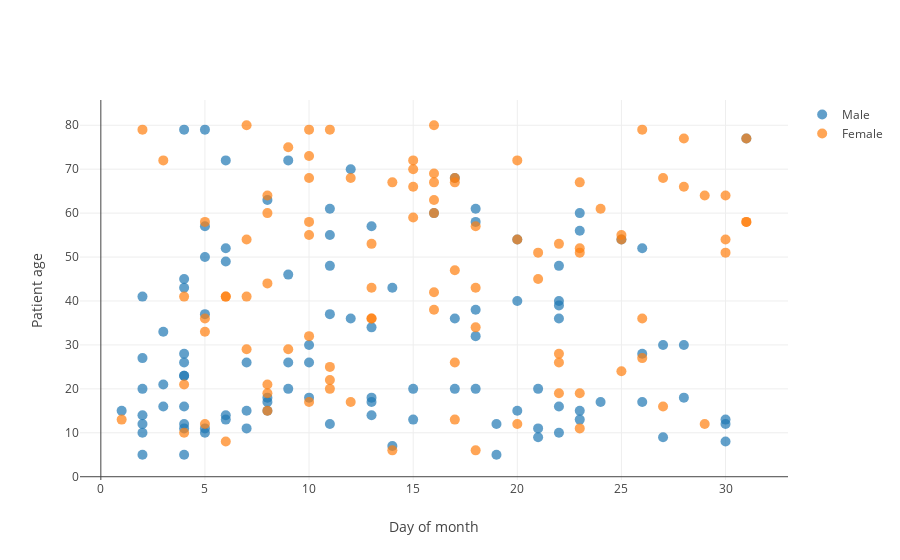

Notebook code cell kept with this figure:
### Code cell
subset = data.sample(200)

male = subset[ subset['sex']=='Male' ]
female = subset[ subset['sex']=='Female']

trace1 = go.Scatter(x=male['day'], y=male['age'], text=male['narr'],
               mode='markers',
               marker={'size': 10, 'opacity': 0.7},
               name='Male')
trace2 = go.Scatter(x=female['day'], y=female['age'], text=female['narr'],
               mode='markers',
               marker={'size': 10, 'opacity': 0.7},
               name='Female')

layout = go.Layout(xaxis={'title':'Day of month'},
                   yaxis={'title':'Patient age'},
                   hovermode='closest')

fig = go.Figure(data=[trace1, trace2], layout=layout)

iplot(fig)

### Figure 1 — Plotly figure (JSON) as saved in the notebook; plotly's stock layout.template omitted (floating-point values rounded to 4 significant figures)
{"data": [{"marker": {"opacity": 0.7, "size": 10}, "mode": "markers", "name": "Male", "text": ["12YOM WAS PLAYING BASKETBALL WHEN HE LANDED FUNNY INJURING HIS RIGHT KNEE; PATELLAR DISLOCATION", "79 YOM FROM NURSING FACILITY WITH FALL OUT OF BED STRIKING HIS HEAD AND INJURING HIS CHEST DX PNEUMOTHORAX", "50YM ACC CUT FINGER TIP ON A KNIFE, +BLD CTRL'D >>AVULSION LAC", "54 YO M SUSTAINED CUT ON FINGER S/P SLIPPED WHILE USING A KNIFE DX FING ER LAC", "20 YOM CLIPPED BY CAR ON HIS BIKE SUST CONT MULT CONT ESPECIALLY TO KNE ES", null, "49 YM STOOD UP FROM BED TO USE RESTROOM, LEG FELT LIKE RUBBER AND PT FELL. DX LEG PAIN", null, "15YOM WAS PLAYING BASKETBALL WHEN HE WENT UP TO BLOCK THE BALL & FELL D OWN ON HIS LEFT ARM DX: CLOSED FRACTURE OF LEFT DISTAL RADIUS", null, null, "43YOM WAS MOVING KITCHEN TOOLS AROUND WHILE PICKING UP A CUTTING BOARD WHEN HE RUBBED HAND AGAINST A KNIFE & CUT HAND DX: HAND LACERATION", "18-YOM FELL DOWN STAIRS AT DORM, TOO INTOXICATED TO GIVE HISTORY.  DX: ETOH ABUSE W/INTOX, CLOSED HEAD INJURY, CLOSE FX OF NASAL BONE, FACIAL", "60YOM INJ.RT.WRIST WHEN HIKING IN MTS. & TRIPPED & FELL ONTO WRIST. DX; RT. WRIST SPRAIN.", "27YOM PAIN TO R INDEX FINGER WHEN PLAYING BASKETBALL / FINGER DISLOCATION", "13 YOM ELBOWED IN LT UPPER SCALP AREA DURING BASKETBALL PRACTICE DX HEA D INJ, CONCUSSION", "57YOM AT HOME STS FELL FROM BED ONTO FLOOR NECK HURTS DX NECK PAIN STRAIN", "43YM ACC ELBOWED TO CHEST PLAYING BASKETBALL&LATER FELL OFF A *** NOW C WORSENING CWP>>MS/CONTS", null, null, null, null, "63 YR OLD MALE TAKING SHOWER AND DEVELOPED CHEST PAIN AND PALPITATIONS; V TACH", "7YOM RUNNING AT SCHOOL PLAYGROUND AND SLIPPED, FELL WITH GROIN STRIKING CONCRETE WALL DX PENIS BRUISING /", "15YOM WAS AT BASKETBALL PRACTICE WHEN HE HAD A SEIZURE AND FELL ONTO HIS RIGHT ARM AND FACE; FACIAL CONTUSION, ELBOW LACERATION, SEIZURE", null, "48YOM SUSTAINED LACERATION TO LEFT INDEX FINGER W/ KITCHEN KNIFE DX: LA CERATION OF FINGER", null, null, "37 YO M PT WAS ROLLING OVER IN BED TWISTED HIS NECK PAINFUL DX STRAIN NECK", null, null, "60 YOM INJURED SHOULDER,HIP,FELL ONTO FLOOR AT HOME. DX-FALL AT HOME, ACUTE LEFT SHOULDER PAIN,LEFT HIP PAIN", null, "72 YOM FELL DOWN A FLIGHT OF WOODEN STAIRS C/O HEAD AND BACK PAIN DX SU BARACHNOID AND SUBDURAL HEMORRHAGE", null, null, "17YM PLAYING BASKETBALL, JUMPED UP&ROLLED ANKLE UPON LANDING >>SPRAIN", "20 YOM. VOMITING AFTER SLIPPED ON THE TILE FLOOR HITTING HIS HEAD. DX: HEAD TRAUMA", "52YM FELL OUT OF BED TO CARPETED FLOOR LANDING ONTO SHOULDER >>PAIN", "16YOM PLAYING BASKETBALL W/ FRIENDS, TRIPPED, FELL ON BROKEN GLASS ON THE COURT, LG. LAC. ELBOW           DX: LAC. ELBOW 7 CM", "15 YO M CUT FINGER IN KITCHEN AT HOME WHEN CUTTING AN ORANGE W/ A KNIFE . DX: R FINGER LAC", null, "72YM T'D&F IN THE BR STRIKING SHOULDER ONTO A WALL >>MS/CONTS", null, null, "11YOM WAS AT *** AND SLAMMED LEFT THIRD FINGER IN WOODEN BATHROOMENTRAN CE DOOR, WRAPPED IN NAPKINSM BROUGHT TO ER, LT PHALANX FX;", null, null, null, "30YOM W/GF, W/ACUTE N/V/D, ,BECAME VERY WEAK, FELL DN 7-8 STEPS LAST NI GHT,HE HAD LOC FOR FEW SECS, DOES NOT SHOW TRAUMA TO HD DX CHI, IE", "CONT LOW LEG 57YOM HIT SHIN ON FRONT PORCH STEP AT HOME DX: CONT SHIN", "18 YO M PT WAS OPENING A BOX WITH A KNIFE CUTTING HIS RT INDEX FINGER DX LACERATION 2CM RT INDEX FINGER", "17 YOM WAS PLAYING BASKETBALL WITH FRIENDS. WENT UP TO BLOCK A SHOT AND CAME DOWN AND ROLLED ANKLE. DX: EVULSION FRACTURE DISTAL TIP FIBULA", "21 YOM HX OF SURGERY TO R WRST IN PAST, PLAYING BASKETBALL LAST NIGHT A ND C/O PAIN. DX R WRIST SPRAIN/", null, "10 YOM SWEEPING BASEMENT STAIRS TOOK A STEP BACK AND  FELL DOWN THE STA IRS CAUGHT SELF W/OUTSTRETCHED HAND DX RADIAL FRACTURE", null, "46 YO M PT WAS RIDING BICYCLE WHEN STRUCK BY A VEHICLE GOING FAST PT HIT WINDSHIELD WITH HEAD,+LOC. DX CHI ADMIT", "EFFUSION R KNEE/28YOWM HAS BEEN RUNNING ALOT RECENTLY & KNEE BEGAN TO S WELL 3 DAYS AGO.", "48 YOM FELL TO FLOOR WHEN HE WAS DANCING AT CHRISTMAS PARTY AT  NURSI NG HOME. HIT HEAD ON FLOOR CONTUSION OF HEAD.", null, "20 YOM WAS IN THE DESERT HIKING YETERDAY, TODAY NOTICED ANKLE WAS TENDER & SWOLLEN. NOT SURE WHAT HAPPENED.   DX CELLULITIS OF LEG", null, "+40 YOM FELL DOWN STAIRS AND HIT HEAD DX CERVICAL STRAIN, MINOR HEAD INJURY", null, "38YOM STS SEEN HERE FOR RSHLDER DISLOCATION,TODAY DISLOCATED R SHLDER AGAIN WHEN HE ROLLED OVER IN BED X1 HR AGO DX SHLDER DISLOCATION R, I E", null, null, null, "11 YOM CUT HIS LT. MIDDLE FINGER ON A POCKET - KNIFE - LAC. DX; FINGER LAC.", "17 YO M C/O 1 DAY HX OF RT ANKLE PAIN WAS PLAYING BASKETBALL AT SCHOOL TWISTED ANKLE DX ANKLE SPRAIN", null, null, "28YOM LAC TO L THUMB WHEN FIXING A DOOR AND KNIFE SLIPPED. / FINGER LAC", null, null, "11 YOM RIDING BIKE STANDING UP FELL LANDED ON THUMB AND WRIST DX THUMB SPRAIN", "18 YOM. SYNCOPAL EPISODE,STRUCK THE BATHTUB HITTING PT'S FOREHEAD. DX: LAC", "16 YO M PLAYING BASKETBALL INJURED FOOT SPRAIN FOOT", "20YOM TWISTED LT KNEE ON STAIRS LAST NIGHT C/O PAIN.  DX; LT KNEE SPRAI N", null, null, null, "26 YO M PT GOT HIS FIN\\GER CAUGHT IN BICYCLE CHAIN DX AMPUTATION LT INDEX DFINGER TIP", null, null, "77 YR OLD MALE FELL DOWN FLIGHT OF STEPS AT CIVIC CENTER WITH SUBDURAL HEMATOMA,SUBARACHNOID HEMORRHAGE,RIB FX'S AND LAC SCALP", "10YOM WITH LACERATION TO FOREHEAD AFTER FALLING WHILE PLAYING BASKETBAL L DX LACERATION*", "15YM WALKING DOWN STAIRS, TRIPPED OVER THE LEG OF HIS PANTS&FELL HITTIN G FACE>>LIP LAC", "12YOM WAS PLAYING BASKETBALL 2 DAYS AGO WHEN HE LANDED FUNNY AND HAD SUDDEN LEFT KNEE PAIN; KNEE FRACTURE", "23 YOM WAS HIT WHILE RUNNING DOWN FIELD PLAYING FOOTBALL. DX:  CLOSED HEAD INJURY.", null, "36 YOM FOREARM PAIN X 1 MONTH. WAH HAMMERING HARD TILE FLOORS AT FRIEND HOUSE, NOW HAS CONSTANT PAIN. DX BURSIITS", null, null, "18 YO M C/O RT ANKLE PAIN SINCE YESTERDAY WAS PLAYING BASKETBALL TWISTE D ANKE DX ANKLE SPRAIN", "68YOM CUT FINGER TIP WHILE CUTTING ONIONS AT HOME. REPAIRED W/ ***DX: F INGER LACERATION", null, null, null, "56YOM WAS TURNING IN BED WHEN HE STRUCK THE CORNER OF NIGHTSTAND W/ FAC E DX: FACE PAIN", "LEFT RING FINGER LACERATION. 26 YOM LACERATED HIS FINGER WHILE USING A KNIFE."], "type": "scatter", "x": [4, 4, 5, 20, 15, 3, 6, 4, 7, 4, 19, 14, 8, 23, 2, 6, 13, 4, 2, 18, 12, 9, 8, 14, 8, 2, 11, 21, 18, 5, 6, 30, 16, 11, 6, 2, 24, 26, 21, 26, 4, 1, 11, 9, 13, 19, 21, 15, 5, 20, 27, 5, 10, 8, 3, 10, 5, 6, 9, 26, 22, 17, 18, 18, 22, 30, 18, 4, 9, 11, 7, 13, 2, 23, 4, 11, 4, 5, 13, 22, 2, 13, 28, 2, 7, 20, 12, 31, 22, 23, 30, 4, 25, 17, 22, 4, 28, 17, 22, 27, 3, 23, 10], "y": [12, 79, 50, 54, 20, 16, 49, 45, 15, 23, 12, 43, 18, 60, 27, 13, 57, 43, 41, 61, 36, 26, 63, 7, 15, 12, 48, 9, 32, 37, 14, 8, 60, 61, 72, 14, 17, 17, 20, 52, 16, 15, 55, 72, 14, 5, 11, 13, 79, 40, 30, 57, 18, 17, 21, 30, 10, 52, 46, 28, 48, 20, 20, 58, 40, 13, 38, 5, 20, 37, 11, 17, 10, 13, 28, 12, 11, 11, 18, 16, 20, 34, 30, 5, 26, 15, 70, 77, 10, 15, 12, 23, 54, 36, 36, 26, 18, 68, 39, 9, 33, 56, 26]}, {"marker": {"opacity": 0.7, "size": 10}, "mode": "markers", "name": "Female", "text": ["68 YOF FELL OFF BED AT HOME WHILE TRYING TO TRANSFER TO WHEELCHAIR NO I 8NJURY TRANSFERED FOR OTHER MEDICAL REASONS DX FALL NO INJURY", null, null, "22 YO F S/P FALL FROM 1 STEP AND HIT HER CHIN ON THE GROUND ADMITTED TO ETOH USE BAL 177 DX LAC HEAD INJ", null, "53 YO F C/O LOWER BACK PAIN PASSING TO RT LEG SINCE YESTERDAY WHEN LYIN G IN BED DX LOW BACK SPRAIN", null, "72YOF TRANSFERRING HERSELF FROM HER WHEELCHAIR TO HER BED AT THE NURSIN G HOME AND FELL LACERATION TO FACE", null, "41 YOF CUT HAND WITH WOOD CARVING KNIFE @ BASE 1ST METACARPAL ON VOLAR ASPECT DX HAND LACERATOIN", "*36YOF,FELL BACKWARD AN HIT HEAD ON CONCRETE FLOOR,MISSED A STEP,DX:SCA LP LAC", "53 YO F PT RIDING BICYCLE 2 DAYS AGO SLID OUT ON SOME GRAVEL FELL OVER HURTING LOWER BACK INCREASING PAIN DX FRACTURE L1 LUMBAR SPINE", "79YOF TRIPPED AND FELL TO A TILE FLOOR AT HOME AND SUSTAINED A CLOSED H EAD INJURY", null, "15YOF   FELL AND HIT HEAD ON GYM FLOOR DURING BASKETBALL;   DX CONCUSSI ON", null, null, null, "WRIST PAIN 41YOF FELL WHILE MOVING FROM BED TO CHAIR AT HOME DX: WRIST PAIN", "79YR OLD FEMALE SITTING ON EDGE OF BED AND FELL WITH  HEAD  INJ AND ADM IT FOR UTI", "45 YOF INTOXICATED, FELL DOWN SOME STEPS STRIKING HEAD. COMBATIVE ON AR RIVAL, UNABLE TO VOICE C/O,. DX CHI, SCALP LAC, ETOH INTOX", "43 YOF C/O LOWER BACK PAIN AFTER FALL DOWN APPROX 14 STEPS AT HOME DX: LUMBAR STRAIN", "13YOF DOING PUSH UPS AT DANCE CLASS WHEN SHE FELT A POP IN L SHO AND CO LLAPSED ONTO FLOOR  DX SEPARATION OF L ACROMIOCLAVICLE JOINT", "57 YOF FELL WHILE TRYING TO GET UP FROM CHAIR & FELL HITTING FACE ON FLOOR.  DX:  FACIAL CONT, CLOSED HEAD INJURY, CERVICAL STRAIN, THROMBOC", "6 YOF FELL OFF OF BED HITTING HEAD DX  HEAD INJURY", null, "75YOF PAIN TO UPPER BACK WHEN GETTING OUT OF BED / STRAIN THORAX", "55YOF LAC TO FOREHEAD WHEN TRIP AND FALL HITTING INTO DOOR. HEAD HIT KI CKPLATE ON DOOR. C/O MILD HEADACHE / FACIAL LAC", "64YOF C/O R RIB/CHEST WALL PN AFTER FALLING OUT OF BED W SLEEPING AND L ANDING ON FLOOR: DC CONTU CHEST WALL", null, "17YOF WITH SPRAIN TO LEFT KNEE WHILE PLAYING BASKETBALL.HYPEREXTENDED K NEE.", "73 YOF FELL DOWN STEPS DX:    LACERATION FACE", null, null, null, "36YOF W/SACRAL PN S/P FALL ON SUNDAY, PT STS SHE FELL DN 6 STAIRS & LAN D ON HER BUTTOCKS, BRIEF LOC,BUT RESOLVED DX SACRAL PN, FALL I E", null, "MULTIPLE CONTUSIONS ALL OVER BODY. 79 YOF LOST BALANCE AND FELL TO THE FLOOR.", null, null, "54 YO F C/O LT ELBOW SWELLING LT RIBCAGE PAIN S/P SLIPPED FORM HER SHOW ER AT HOME DX TRAUMATIC BURSITIS", "PT WAS JUMPING ON A BED AND FELL HURTING ARM   BUCKLE FRACTURE R RADIUS 8YOF", null, "33YOF PAIN TO R SHOULDER S/P FALL DOWN STAIRS  2 HRS PRIOR LANDING ON R SIDE. / SHOULDER CONTUSION", "60YOF C/O R KNEE PAIN ONSET EARLIER TODAY, PT STS SHE WAS WALKING DN ST AIRS WHEN HER R KNEE GAVE OUT,DID NOTFALL,HAS PN SINCEDXACUTE PN R KNEE", "66 YOF FELL DOWN STAIRS, C/O R SHOULDER, ELBOW, WRIST, HAND A L ANKLE P AIN. DX ANKLE STRAIN/", null, null, "80 YOF INJURED FEMUR,MOVING FROM CHAIR,FELL. DX- FRACTURE RIGHT FEMUR TYPE 2 DIABETES,ADMITTED", null, "58YOF GETTING OUT OF CHAIR AND TWIST AND ROTATE ANKLE INTERNALLY HEARD \"CRACK\" / FIBULA FX", "24 YOF STATES TRIPPED & FELL ON FLOOR YESTERDAY AND INJURED ANKLE DX LEFT ANKLE SPRAIN", "19 YO F PT WAS AT HOME FEELING SICK AND DIZZY FELL ONTO KITCHEN FLOOR HITTING HEAD AGAIN. DX CHI", "21 YOF CO PAIN IN THE RT WRIST AFTER FALLING AGAINST THE WALL DX WRIST SPRAIN*", null, null, "64YOF INJURED FINGER WITH KNIFE WHILE CUTTING MEAT. REPAIRED W/ TISSUE ADHESIVE DX: FINGER LACERATION", "54 YOF LUMBAR STRAIN, S/P SLIP AND FALL OUT OF BED 3 DAYS PTA, LANDED O N BUTTOCKS", "51YOF HIT HER RIGHT ELBOW ON A STEEL DOOR 3 WEEKS AGO; PAIN WORSENS UPO N MOVEMENT TO RIGHT ELBOW & ARM DX: RIGHT ELBOW PAIN", null, "77YF SITTING ON A CHAIR&ACC BUMPED LEG ONTO NEARBY TABLE&DEV'D >>INTRACTABLE CALF PAIN/UNABLE TO AMB", "36 YO F TRIPPED FELL DOWN STAIRS LANDED ON CHEST CHEST WALL PAIN", null, "16YOF CAUGHT ACRYLIC FINGERNAIL ON DOOR, FINGERNAIL PARTIALLY AVULSED W ITH REAL NAIL & FAKE NAIL; FINGERNAIL AVULSION", "70 YOF FELL DOWN 12 WOODEN STEPS ON HER BACK. C/O BUTTOCK PAIN DX GLUTE AL HEMATOMA, MECHANICAL FALL; SYNCOPE", "44YOF CUT LEFT 2ND, 4TH, AND 5TH FINGER AT HOME WITH A KNIFE. DX LACERA TION, LEFT NND, 4TH, AND 5TH FINGERS", "26YOF GOING DOWN WET STEPS @ HOME, FELL AND HIT LOWER LEG. DX.  CONTUSION LOWER LEG.", "51YOF APPEARS TO BE ANOTHER EPISODE HIP DISLOC. AFTER FALL IN KITCHEN, SLIPPED ON WATER, FELL, HIT FLOOR,FELT HIP \"POP\"  DX: CLOSED HIP DISLOC", null, "38YOF CUT LMF ON DOOR IN SHED, GOT IT CAUGHT ON SOMETHING DX: 1 CM MIDDLE FINGER LAC.", "20YF S'D&F EXITING THE SHOWER STRIKING BACK ONTO HARD FLOOR >>CONTS", "54YOF FALL WHEN TRANSFERING TO BED FROM WHEELCHAIR AND FELT DIZZY AFTER TAKING HEADACHE MED.C/O KNEE PAIN / R FEMUR FX", null, null, "6 YOF WAS HELPING MOM MOP A FLOOR IN ***, & FELL - TOOTH TRAUMA, MOUTH BLEEDING.  DX: DENTAL TRAUMA", null, "CONT SHOULDER 21YOF SLID DOWN 8 WOODEN STEPS AT HOME DX: CONT SHOULDER", "66 YO F REPORTS THINKS HAD A SEIZURE FOND BY HOME AIDE ON FLOOR S/P FEL L HIT RT HEAD ON *** DX SEIZURE HEAD INJ", null, null, "17 YOF PLAYING FOOTBALL IN GYM CLASS TRIED TO CATCH THE BALL R INDEX FI NGER BENT BACKWARDS DX FRACTURE FINGER", "13 YOF PLAYING BASKETBALL, PULLED BY EAR TO GYM FLOOR @ SCHOOL C/O HEADACHE DX CONCUSSION", "58 YO F PT SLIPPED IN BATHTUB HITTING LTKNEE PAINFUL DX CONTUSION LT KNEE", "67YOF SEATED AT KITCHEN TABLE; ? POSS DIZZINESS, EPS SYNCOPE, FELL HIT BACK OF HEAD ON KITCHEN FLOOR: DX CHI/SYNCOPE", "72YF SUFFERED MECH FALL IN THE BR LAST PM STRIKING HAND AGAINST A WALL >>FINGER D/L, HAND SKIN TEAR", null, null, null, null, "29YOF FALL 4 TIMES WHEN RIDING BIKE IN WOODS AND FELL ON ROOTS TO TREES . DENIES HITTING HEAD. / BACK MUSCLE SPASM", "11 YO F PT WAS AT SCHOOL SLIPPED ON FLOOR INVERTED RT ANKLE PAINFUL DX FRACTURE RT ANKLE", "64YF T'D&F DOWN 3 STEPS WHILE CARRYING CLOTHES >>LEG CONTS", "29 Y O F TORTICOLLIS WOKE WITH STIFF NECK AFTER DOING YOGA AND FALLING ASLEEP ON HER STOMACH HEAD TO ONE SIDE AT HOME", "*61YOF,STANDING CHAIR WITH WHEELS GOT SOMETHING OUT CABINET CHAIR FELL BENEATH,LANDED ON HAND,DX:FX END RADIUS", "68YOF PT HAD SEIZURE TODAY AT 12:30PM WITNESSED BY HUSBAND, PT FELL OUT OF CHAIR,MAY HAVE HIT HD, ON ***. DX SEIZURE, FALL, I E", "67YF GETTING INTO THE BED WHEN TRIPPED OVER A RUG&FELL >>HIP FX", null], "type": "scatter", "x": [27, 16, 22, 11, 22, 13, 26, 15, 31, 7, 26, 22, 11, 17, 8, 5, 8, 6, 6, 26, 21, 13, 17, 18, 18, 23, 9, 10, 30, 20, 10, 10, 16, 20, 11, 13, 23, 2, 31, 16, 20, 6, 23, 5, 16, 15, 18, 25, 7, 31, 5, 25, 8, 8, 23, 10, 29, 25, 21, 4, 28, 13, 30, 27, 15, 8, 17, 30, 5, 16, 11, 7, 17, 18, 14, 16, 4, 28, 15, 12, 12, 1, 10, 14, 3, 16, 10, 22, 29, 9, 23, 8, 7, 24, 10, 17, 4], "y": [68, 63, 26, 22, 19, 53, 27, 72, 58, 41, 36, 53, 79, 47, 15, 12, 60, 41, 41, 79, 45, 43, 13, 57, 6, 52, 75, 55, 64, 12, 17, 73, 69, 72, 25, 36, 67, 79, 77, 42, 54, 8, 19, 33, 60, 66, 34, 55, 80, 58, 58, 24, 19, 21, 51, 32, 64, 54, 51, 41, 77, 36, 54, 16, 70, 44, 26, 51, 36, 38, 20, 54, 68, 43, 6, 80, 21, 66, 59, 68, 17, 13, 58, 67, 72, 67, 79, 28, 12, 29, 11, 64, 29, 61, 68, 67, 10]}], "layout": {"hovermode": "closest", "xaxis": {"title": "Day of month"}, "yaxis": {"title": "Patient age"}}}
